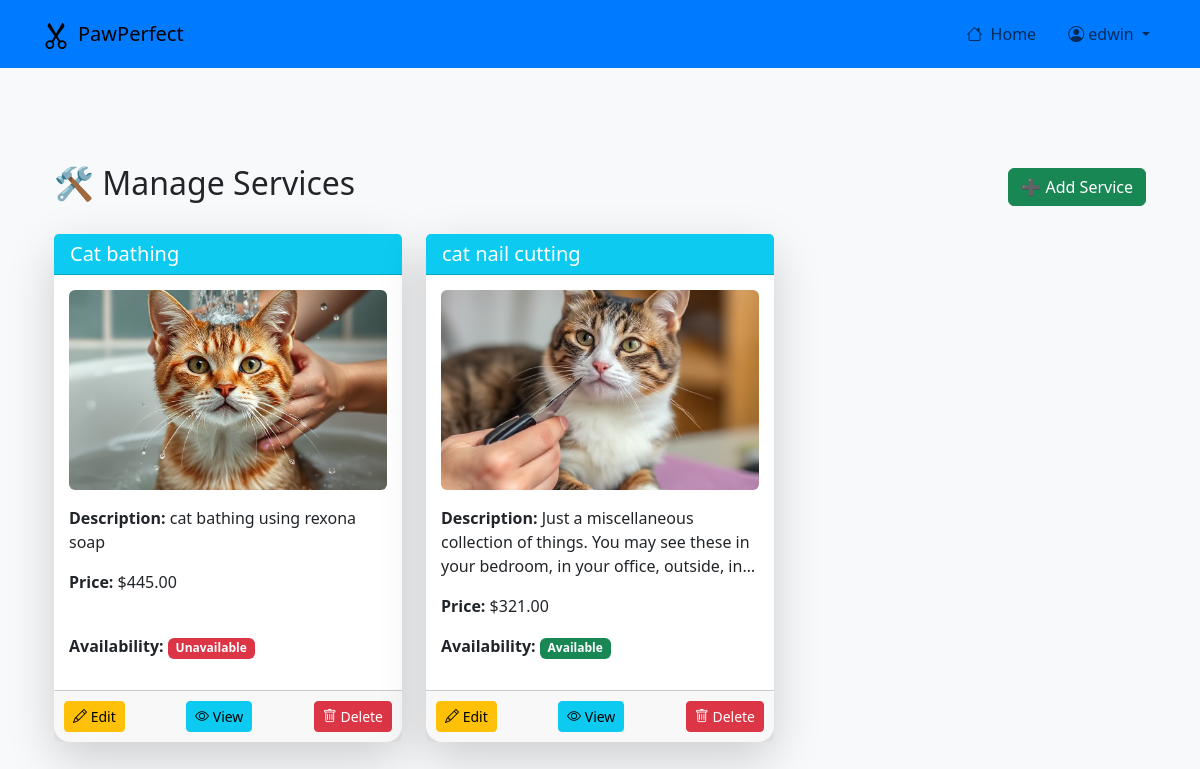
The page /services/ (signed in) on the database its author committed.
### userauth/models.py (models this page shows, shortened)
class User(AbstractUser):
    ROLE_CHOICES = [
        ('owner', 'Pet Owner'),
        ('groomer', 'Groomer'),
    ]
    role = models.CharField(max_length=20, choices=ROLE_CHOICES, default='owner')
    is_approved = models.BooleanField(default=False)
    phone_number = models.CharField(max_length=15, blank=True, null=True)  # New field added

### groom_interface/models.py (models this page shows, shortened)
class Service(models.Model):
    groomer = models.ForeignKey(User, on_delete=models.CASCADE, related_name="services")
    name = models.CharField(max_length=255)
    description = models.TextField(blank=True, null=True)
    price = models.DecimalField(max_digits=6, decimal_places=2)
    availability = models.BooleanField(default=True)
    image = models.ImageField(upload_to='services/', blank=True, null=True)  # New field for image

### groom_interface/views.py (the view)
# urls.py: path('services/', views.manage_services, name='manage_services'),
@login_required
def manage_services(request):
    services = Service.objects.filter(groomer=request.user)
    return render(request, 'manage_services.html', {'services': services})

### groom_interface/templates/manage_services.html (shortened to what this page needs)
{% extends "base.html" %}
{% block content %}
<div class="container mt-5">
    <div class="d-flex justify-content-between align-items-center mb-4">
        <h2>🛠 Manage Services</h2>
        <a href="{% url 'add_service' %}" class="btn btn-success">
            ➕ Add Service
        </a>
    </div>
    <div class="row">
        {% for service in services %}
            <div class="col-md-4 mb-4">
                <div class="card shadow-lg border-0 rounded-4">
                    <div class="card-header bg-info text-white">
                        <h5 class="mb-0">{{ service.name }}</h5>
                    </div>
                    <div class="card-body">
                        {% if service.image %}
                            <img src="{{ service.image.url }}" class="img-fluid rounded mb-3" alt="{{ service.name }}">
                        {% else %}
                            <img src="#" class="img-fluid rounded mb-3" alt="placeholder">
                        {% endif %}
                        <p class="description"><strong>Description:</strong> {{ service.description|truncatewords:20 }}</p>
                        <p><strong>Price:</strong> ${{ service.price }}</p>
                        <p class="availability"><strong>Availability:</strong>
                            {% if service.availability %}
                                <span class="badge bg-success">Available</span>
                            {% else %}
                                <span class="badge bg-danger">Unavailable</span>
                            {% endif %}
                        </p>
                    </div>
                    <div class="card-footer">
                        <div class="d-flex justify-content-between">
                            <a href="{% url 'edit_service' service.id %}" class="btn btn-warning btn-sm">
                                <i class="bi bi-pencil"></i> Edit
                            </a>
                            <a href="{% url 'view_service' service.id %}" class="btn btn-info btn-sm">
                                <i class="bi bi-eye"></i> View
                            </a>
                            <form action="{% url 'delete_service' service.id %}" method="post" style="display: inline;">
                                <button type="submit" class="btn btn-danger btn-sm" onclick="return confirm('Are you sure you want to delete this service?');">
                                    <i class="bi bi-trash"></i> Delete
                                </button>
                            </form>
                        </div>
                    </div>
                </div>
            </div>
        {% empty %}
            <div class="col-md-12 text-center">
                <p>No services added yet.</p>
            </div>
        {% endfor %}
    </div>
</div>
{% endblock %}

### userauth/templates/base.html (shortened to what this page needs)
{% load static %}
<!DOCTYPE html>
<html lang="en">
<head>
    <link href="https://cdn.jsdelivr.net/npm/bootstrap@5.3.2/dist/css/bootstrap.min.css" rel="stylesheet">
    <link href="https://cdn.jsdelivr.net/npm/bootstrap-icons/font/bootstrap-icons.css" rel="stylesheet">
    <link rel="stylesheet" href="{% static 'userauth/css/style.css' %}">
    <link rel="stylesheet" href="{% static 'groom_interface/css/style.css' %}">
</head>
<body class="bg-light">
    <header class="sticky-top">
        <nav class="navbar navbar-expand-lg navbar-light" style="background-color: #007bff;">
            <div class="container">
                <a class="navbar-brand d-flex align-items-center gap-2" href="{% url 'home' %}">
                    <i class="bi bi-scissors fs-3"></i>
                    <span class="brand-text">PawPerfect</span>
                </a>
                <div class="collapse navbar-collapse" id="navbarNav">
                    <ul class="navbar-nav ms-auto align-items-center gap-3">
                        {% if request.path != '/login/' and request.path != '/signup/' %}
                            <li class="nav-item">
                                <a class="nav-link" href="{% url 'home' %}">
                                    <i class="bi bi-house me-2"></i>Home
                                </a>
                            </li>
                        {% endif %}
                        {% if not user.is_authenticated %}
                            <li class="nav-item">
                                <a class="nav-link" href="{% url 'login' %}">
                                    <i class="bi bi-box-arrow-in-right me-2"></i>Login
                                </a>
                            </li>
                        {% else %}
                            <li class="nav-item dropdown">
                                <a class="nav-link dropdown-toggle" href="#" id="profileDropdown" role="button" data-bs-toggle="dropdown" aria-expanded="false">
                                    <i class="bi bi-person-circle"></i> {{ user.username }}
                                </a>
                            </li>
                        {% endif %}
                    </ul>
                </div>
            </div>
        </nav>
    </header>
    <main class="container py-5">
        {% block content %}{% endblock %}
    </main>
</body>
</html>

### static/groom_interface/css/style.css (style rules this page uses)
.card { display: flex; flex-direction: column; height: 100%; }
.card-body { flex-grow: 1; display: flex; flex-direction: column; justify-content: space-between; padding: 15px; overflow: hidden; }
.card-body img { max-height: 200px; width: 100%; object-fit: cover; margin-bottom: 15px; }
.card-body p.description { display: -webkit-box; -webkit-line-clamp: 3; -webkit-box-orient: vertical; overflow: hidden; text-overflow: ellipsis; }
.card-body p.availability { margin-top: auto; }
.card-footer { margin-top: auto; padding: 10px; }
.card-body p { word-wrap: break-word; word-break: break-word; }

### rows shown on the page
User: username "edwin"
Service: name "Cat bathing", image (picture), description "cat bathing using rexona soap", price "445.00", availability "Unavailable"
Service: name "cat nail cutting", image (picture), description "Just a miscellaneous collection of things. You may see these in your bedroom, in your office, outside,…", price "321.00", availability "Available"
